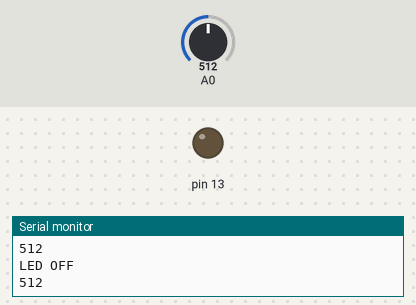
A sketch run on a simulated Arduino Uno, built with avr-gcc and run on an emulated ATmega328P. On the bench: output pins drawn as LEDs (lit = HIGH), the last lines printed to the serial monitor. The inputs (shaded band) are chosen by the test bench; at power-on: A0 = 512.

Above: at 1.3 s.
1.4 s: A0 set to 264
2.9 s: A0 set to 241
At 3.6 s:
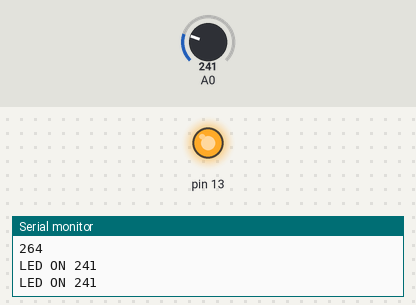
4.5 s: A0 set to 260
At 4.8 s:
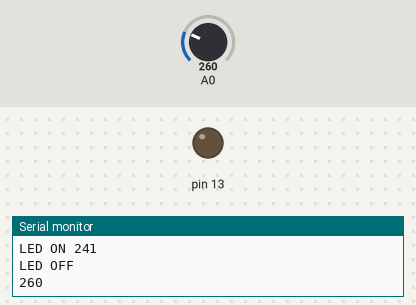
6.0 s: A0 set to 240
At 7.2 s:
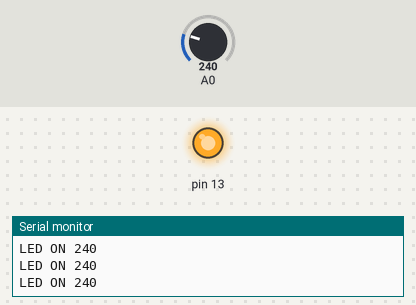
Timing chart, 0 to 8.5 s (numbered marks = the images above; inputs shaded):
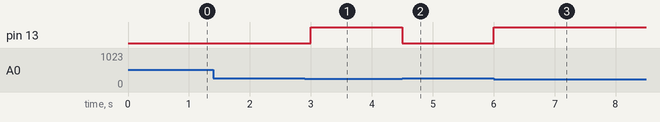

Measured:
- the behaviour switches between 251 and 250 on A0 (found by bisection; images 0 and 1)
- after the input at 2.9 s, pin 13: LOW → HIGH after 0.10 s
- after the input at 4.5 s, pin 13: HIGH → LOW at once
- after the input at 6.0 s, pin 13: LOW → HIGH at once

The sketch:

LDR.ino
```cpp
void setup(){
  pinMode(A0,INPUT);
  pinMode(13,OUTPUT);
  Serial.begin(9600);
}

void loop(){
  int valorLDR = analogRead(A0);

    if( valorLDR <= 250 )
    {
      digitalWrite(13, HIGH);
      Serial.print("LED ON ");
      Serial.println(valorLDR);
      delay(500);
    }

    else
    {
      digitalWrite(13, LOW);
      Serial.println("LED OFF");
      Serial.println(valorLDR);
      delay(500);
    }
  } 
```
